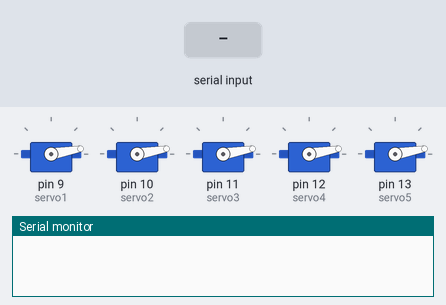
A sketch run on a simulated Arduino Uno, built with avr-gcc and run on an emulated ATmega328P. On the bench: 5 × servo, the last lines printed to the serial monitor. The test bench sets the inputs (shaded band).

Above: at 1.2 s.
1.3 s: "1" received over the second serial link
At 2.4 s:
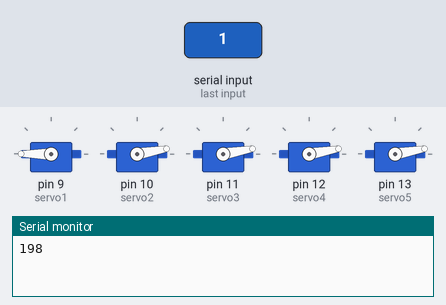
2.8 s: "2" received over the second serial link
At 3.5 s:
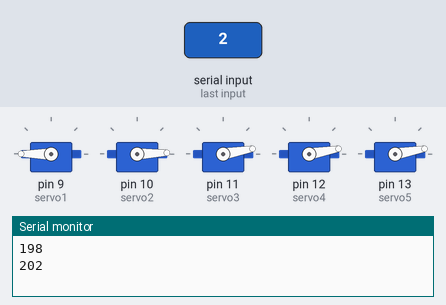
Timing chart, 0 to 5.8 s (numbered marks = the images above; inputs shaded):
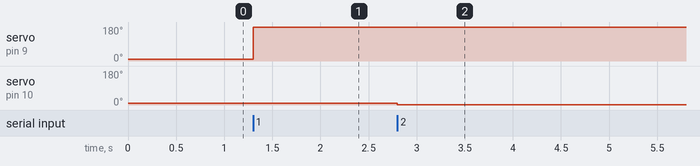

The sketch:

hand_arduino_program_with_bluetooth.ino
```cpp
#include <Servo.h>
#include <SoftwareSerial.h>

Servo servo1, servo2, servo3, servo4, servo5;
int bluetoothTx = 7, bluetoothRx = 8, angle;

SoftwareSerial bluetooth(bluetoothTx, bluetoothRx);

void setup(){
  servo1.attach(9);
  servo2.attach(10);
  servo3.attach(11);
  servo4.attach(12);
  servo5.attach(13);

  open();

  Serial.begin(9600);
  bluetooth.begin(9600);
}

void loop(){
  if(bluetooth.available() > 0){
    int command = bluetooth.read()*4+2;
    Serial.println(command);

    if(command== 2 ){ /* Open */
      open();
    }

    if(command== 6 ){ /* Close */
      close();
    }

    if(command > 10 && command < 200){
      angle=command-0;
      setServo(1, angle);
    }
    if(command > 200 && command < 400){
      angle=command-200;
      setServo(2, angle);
    }
    if(command > 400 && command < 600){
      angle=command-400;
      setServo(3, angle);
    }
    if(command > 600 && command < 800){
      angle=command-600;
      setServo(4, angle);
    }
    if(command > 800){
      angle=command-800;
      setServo(5, angle);
    }
  }
}

void setServo(int X, int Y){
  if(X==1){
    servo1.write(Y);
  }
  if(X==2){
    servo2.write(Y);
  }
  if(X==3){
    servo3.write(Y);
  }
  if(X==4){
    servo4.write(Y);
  }
  if(X==5){
    servo5.write(Y);
  }
}

void open(){
  servo1.write(10);
  servo2.write(10);
  servo3.write(10);
  servo4.write(10);
  servo5.write(10);
}

void close(){
  servo1.write(180);
  servo2.write(170);
  servo3.write(170);
  servo4.write(170);
  servo5.write(170);
}
```

Measured:
- after the input at 1.3 s, servo on pin 9 (servo1): 10° → 180° at once
- after the input at 2.8 s, servo on pin 10 (servo2): 10° → 2° at once
